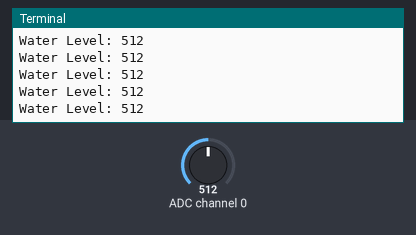
Recording of a program running on a simulated Raspberry Pi (BCM pin numbers). On the bench: the last lines printed to the terminal. The inputs (shaded band) are chosen by the test bench; at power-on: ADC channel 0 = 512 (analog values on the 0–1023 scale).

Above: at 1.2 s.
1.3 s: ADC channel 0 set to 716
At 2.3 s:
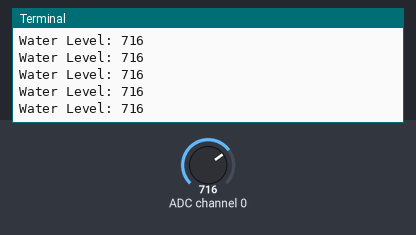
2.8 s: ADC channel 0 set to 900
At 3.3 s:
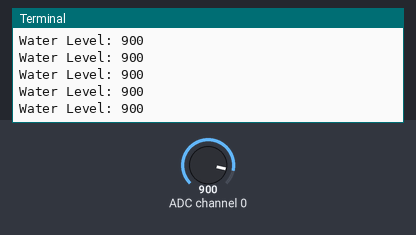
Timing chart, 0 to 5.8 s (numbered marks = the images above; inputs shaded):
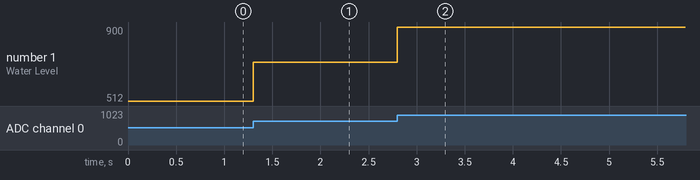

The program:

adc.py
```python
import RPi.GPIO as GPIO
import time

GPIO.setmode(GPIO.BCM)
DEBUG = 1


# read SPI data from MCP3008 chip, 8 possible adc's (0 thru 7)
def readadc(adcnum, clockpin, mosipin, misopin, cspin):
        if ((adcnum > 7) or (adcnum < 0)):
                return -1
        GPIO.output(cspin, True)

        GPIO.output(clockpin, False)  # start clock low
        GPIO.output(cspin, False)     # bring CS low

        commandout = adcnum
        commandout |= 0x18  # start bit + single-ended bit
        commandout <<= 3    # we only need to send 5 bits here
        for i in range(5):
                if (commandout & 0x80):
                        GPIO.output(mosipin, True)
                else:
                        GPIO.output(mosipin, False)
                commandout <<= 1
                GPIO.output(clockpin, True)
                GPIO.output(clockpin, False)

        adcout = 0
        # read in one empty bit, one null bit and 10 ADC bits
        for i in range(12):
                GPIO.output(clockpin, True)
                GPIO.output(clockpin, False)
                adcout <<= 1
                if (GPIO.input(misopin)):
                        adcout |= 0x1

        GPIO.output(cspin, True)

        adcout >>= 1       # first bit is 'null' so drop it
        return adcout

# change these as desired - they're the pins connected from the
# SPI port on the ADC to the Cobbler
SPICLK = 12
SPIMISO = 16
SPIMOSI = 20
SPICS = 21

# set up the SPI interface pins
GPIO.setup(SPIMOSI, GPIO.OUT)
GPIO.setup(SPIMISO, GPIO.IN)
GPIO.setup(SPICLK, GPIO.OUT)
GPIO.setup(SPICS, GPIO.OUT)


while True:
        # read the analog pin
        level = readadc(0, SPICLK, SPIMOSI, SPIMISO, SPICS)
        print("Water Level:",level)
```

Measured:
- after the input at 1.3 s, the terminal: prints a new line at once (image 1)
- after the input at 2.8 s, the terminal: prints a new line at once (image 2)
- plotted number 1: 512 → 716 after the input at 1.3 s, 716 → 900 after the input at 2.8 s
